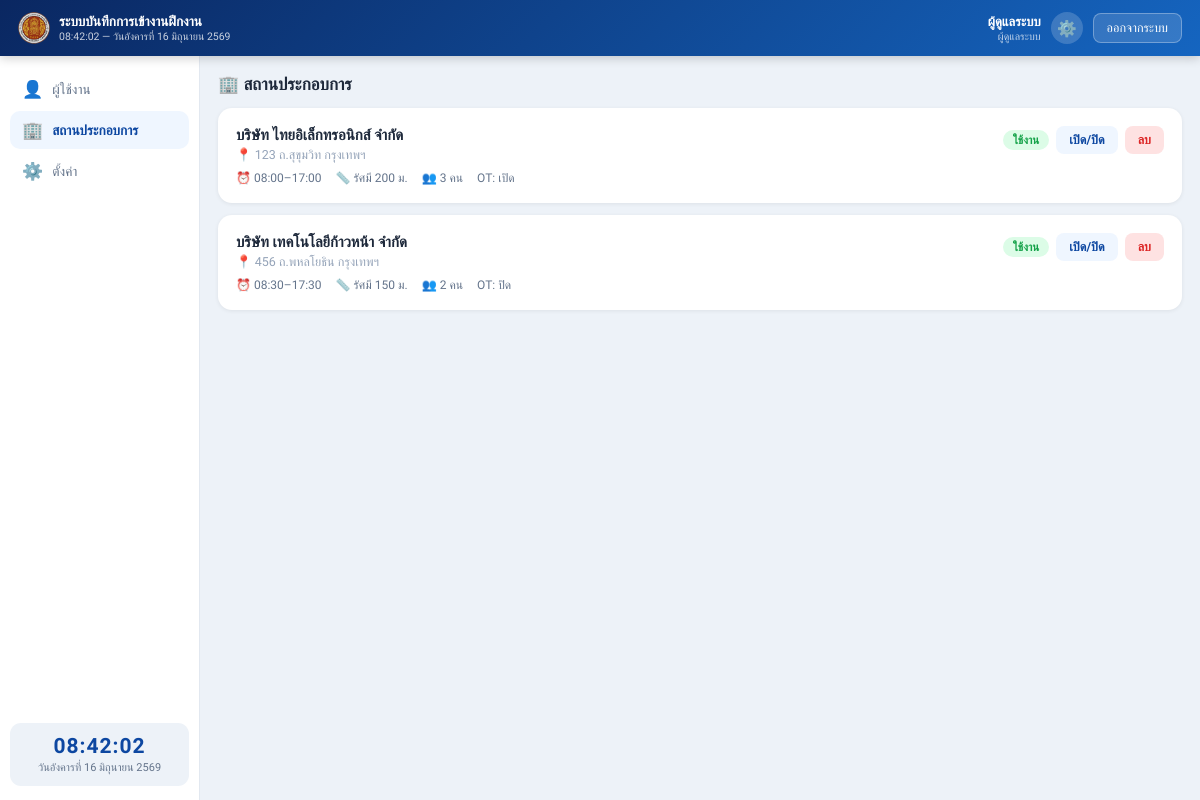
Before: /admin/workplaces.php (signed in) with the older database file.
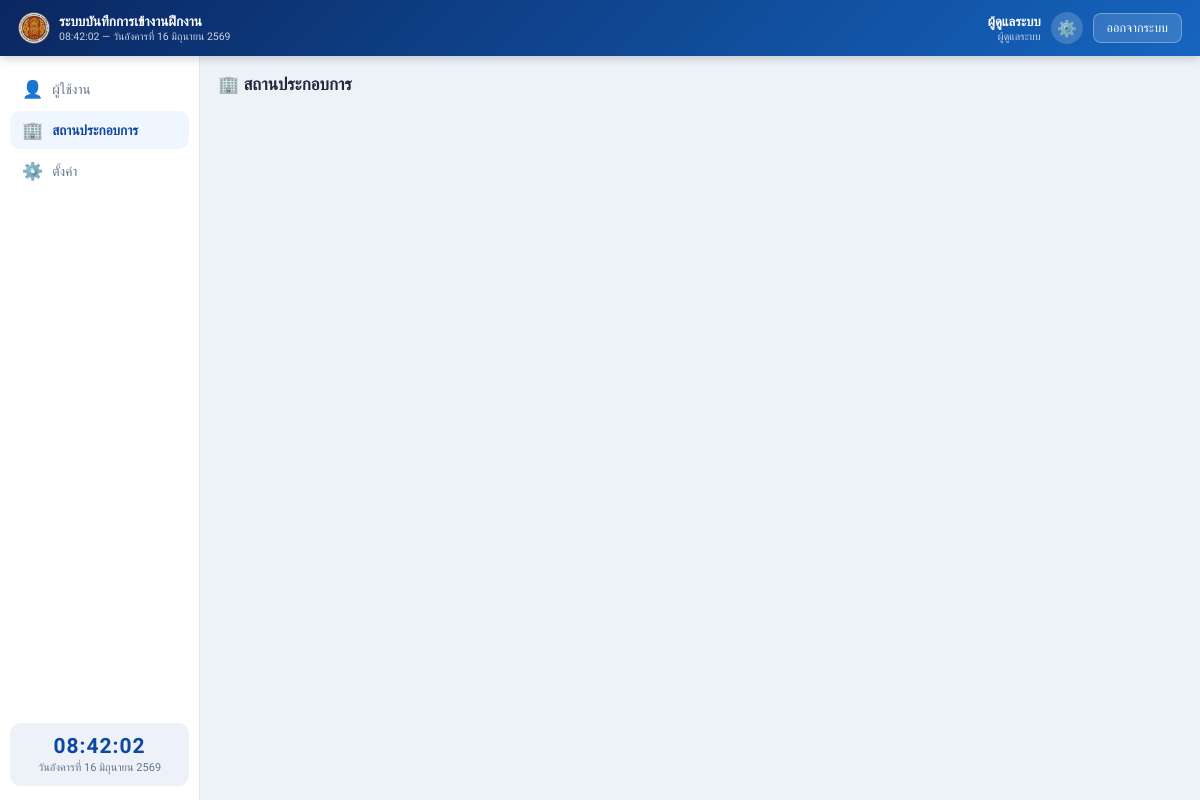
After: the same page with the newer database file.
### tables this page shows
CREATE TABLE workplaces (
  id VARCHAR(20) PRIMARY KEY,
  name VARCHAR(255) NOT NULL,
  address VARCHAR(255) NOT NULL,
  lat DECIMAL(10,7) NOT NULL,
  lng DECIMAL(10,7) NOT NULL,
  radius INT NOT NULL DEFAULT 200,
  start_time TIME NOT NULL DEFAULT '08:00:00',
  end_time TIME NOT NULL DEFAULT '17:00:00',
  teacher_id VARCHAR(20) NULL,
  allow_ot TINYINT(1) NOT NULL DEFAULT 0,
  active TINYINT(1) NOT NULL DEFAULT 1
);

### includes/auth.php (called while the page is built, shortened)
<?php
function current_user() {
    return $_SESSION['user'] ?? null;
}

### admin/workplaces.php (the view, shortened to what the changed rows need)
<?php
require_once __DIR__ . '/../includes/auth.php';
$workplaces = $pdo->query('SELECT * FROM workplaces ORDER BY id')->fetchAll();
$studentCounts = [];
foreach ($pdo->query("SELECT workplace_id, COUNT(*) c FROM users WHERE role='student' GROUP BY workplace_id")->fetchAll() as $r) {
    $studentCounts[$r['workplace_id']] = (int)$r['c'];
}
$activeSection = 'workplaces';
require_once __DIR__ . '/../includes/header.php';
?>
<?php foreach ($workplaces as $wp): $sc = $studentCounts[$wp['id']] ?? 0; ?>
<div class="wp-admin-card">
  <div class="wp-admin-row">
    <div style="flex:1;min-width:240px;">
      <div style="font-size:15px;font-weight:700;color:#1E293B;"><?= htmlspecialchars($wp['name']) ?></div>
      <div style="font-size:12.5px;color:#94A3B8;margin-top:3px;">📍 <?= htmlspecialchars($wp['address']) ?></div>
      <div class="wp-admin-meta">
        <span>⏰ <?= substr($wp['start_time'], 0, 5) ?>–<?= substr($wp['end_time'], 0, 5) ?></span>
        <span>📏 รัศมี <?= htmlspecialchars($wp['radius']) ?> ม.</span>
        <span>👥 <?= $sc ?> คน</span>
        <span>OT: <?= $wp['allow_ot'] ? 'เปิด' : 'ปิด' ?></span>
      </div>
    </div>
    <div class="wp-admin-actions">
      <span class="badge" style="color:<?= $wp['active'] ? '#16A34A' : '#DC2626' ?>;background:<?= $wp['active'] ? '#DCFCE7' : '#FEE2E2' ?>;"><?= $wp['active'] ? 'ใช้งาน' : 'ปิดใช้งาน' ?></span>
      <form method="post" action="/ias/ajax/toggle_wp.php" style="display:inline;">
        <button type="submit" class="btn-toggle">เปิด/ปิด</button>
      </form>
      <form method="post" action="/ias/ajax/delete_wp.php" onsubmit="return confirm('ยืนยันการลบสถานประกอบการ?');" style="display:inline;">
        <button type="submit" class="btn-delete">ลบ</button>
      </form>
    </div>
  </div>
</div>
<?php endforeach; ?>
<?php require_once __DIR__ . '/../includes/footer.php'; ?>

### includes/header.php (shortened to what the changed rows need)
<?php
$user = current_user();
$role = $user['role'];
$navByRole = [
    'student' => [
        ['key' => 'dashboard', 'icon' => '🏠', 'label' => 'เช็คอิน/ออก', 'href' => '/ias/student/dashboard.php'],
        ['key' => 'history',   'icon' => '📋', 'label' => 'ประวัติ',     'href' => '/ias/student/history.php'],
        ['key' => 'leave',     'icon' => '📝', 'label' => 'การลา',      'href' => '/ias/student/leave.php'],
    ],
    'teacher' => [
        ['key' => 'dashboard', 'icon' => '📊', 'label' => 'ภาพรวม',     'href' => '/ias/teacher/dashboard.php'],
        ['key' => 'students',  'icon' => '👥', 'label' => 'นักศึกษา',    'href' => '/ias/teacher/students.php'],
        ['key' => 'schedule',  'icon' => '⏰', 'label' => 'ตารางเวลา',  'href' => '/ias/teacher/schedule.php'],
        ['key' => 'reports',   'icon' => '📈', 'label' => 'รายงาน',     'href' => '/ias/teacher/reports.php'],
        ['key' => 'leaves',    'icon' => '🗓', 'label' => 'การลา',      'href' => '/ias/teacher/leaves.php'],
    ],
    'admin' => [
        ['key' => 'users',      'icon' => '👤',  'label' => 'ผู้ใช้งาน',      'href' => '/ias/admin/users.php'],
        ['key' => 'workplaces', 'icon' => '🏢',  'label' => 'สถานประกอบการ', 'href' => '/ias/admin/workplaces.php'],
        ['key' => 'settings',   'icon' => '⚙️',  'label' => 'ตั้งค่า',        'href' => '/ias/admin/settings.php'],
    ],
];
$navItems = $navByRole[$role] ?? [];
?>
<!DOCTYPE html>
<html lang="th">
<head>
<link rel="stylesheet" href="/ias/assets/css/style.css">
</head>
<body>
<div class="app-shell">
  <div class="app-body">
    <nav class="app-sidebar desktop-only no-print">
      <?php foreach ($navItems as $item): ?>
        <a href="<?= $item['href'] ?>" class="nav-btn <?= $activeSection === $item['key'] ? 'active' : '' ?>">
          <span class="nav-icon"><?= $item['icon'] ?></span>
          <span><?= htmlspecialchars($item['label']) ?></span>
        </a>
      <?php endforeach; ?>
    </nav>
    <main class="app-main" id="mc">

Changed rows visible on the page:
removed workplaces: name "บริษัท ไทยอิเล็กทรอนิกส์ จำกัด", address "123 ถ.สุขุมวิท กรุงเทพฯ", start_time "08:00", end_time "17:00", radius "200", id "3", allow_ot "เปิด", active "ใช้งาน"
removed workplaces: name "บริษัท เทคโนโลยีก้าวหน้า จำกัด", address "456 ถ.พหลโยธิน กรุงเทพฯ", start_time "08:30", end_time "17:30", radius "150", id "2", allow_ot "ปิด", active "ใช้งาน"
